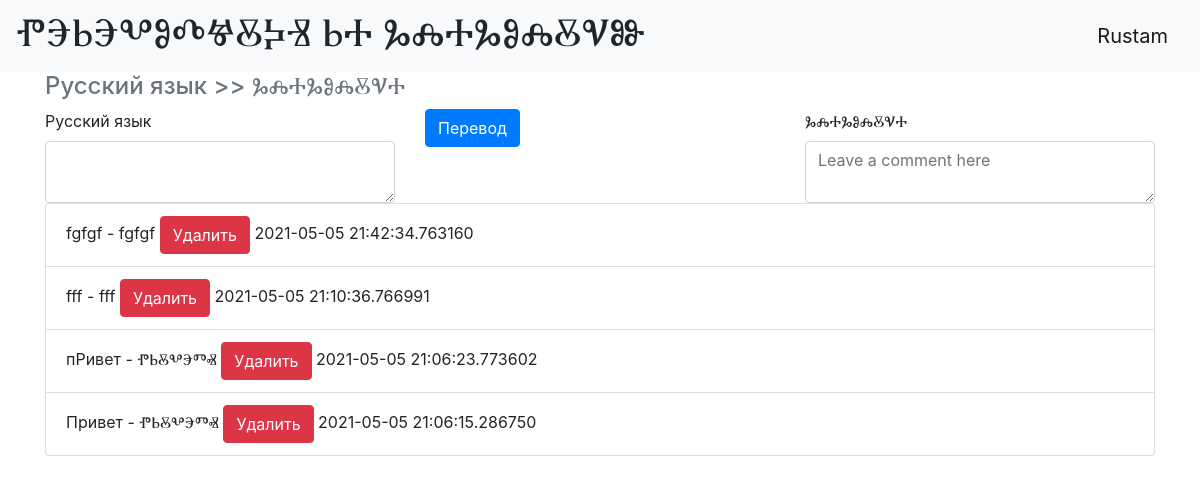
Before: / (signed in) with the older database file.
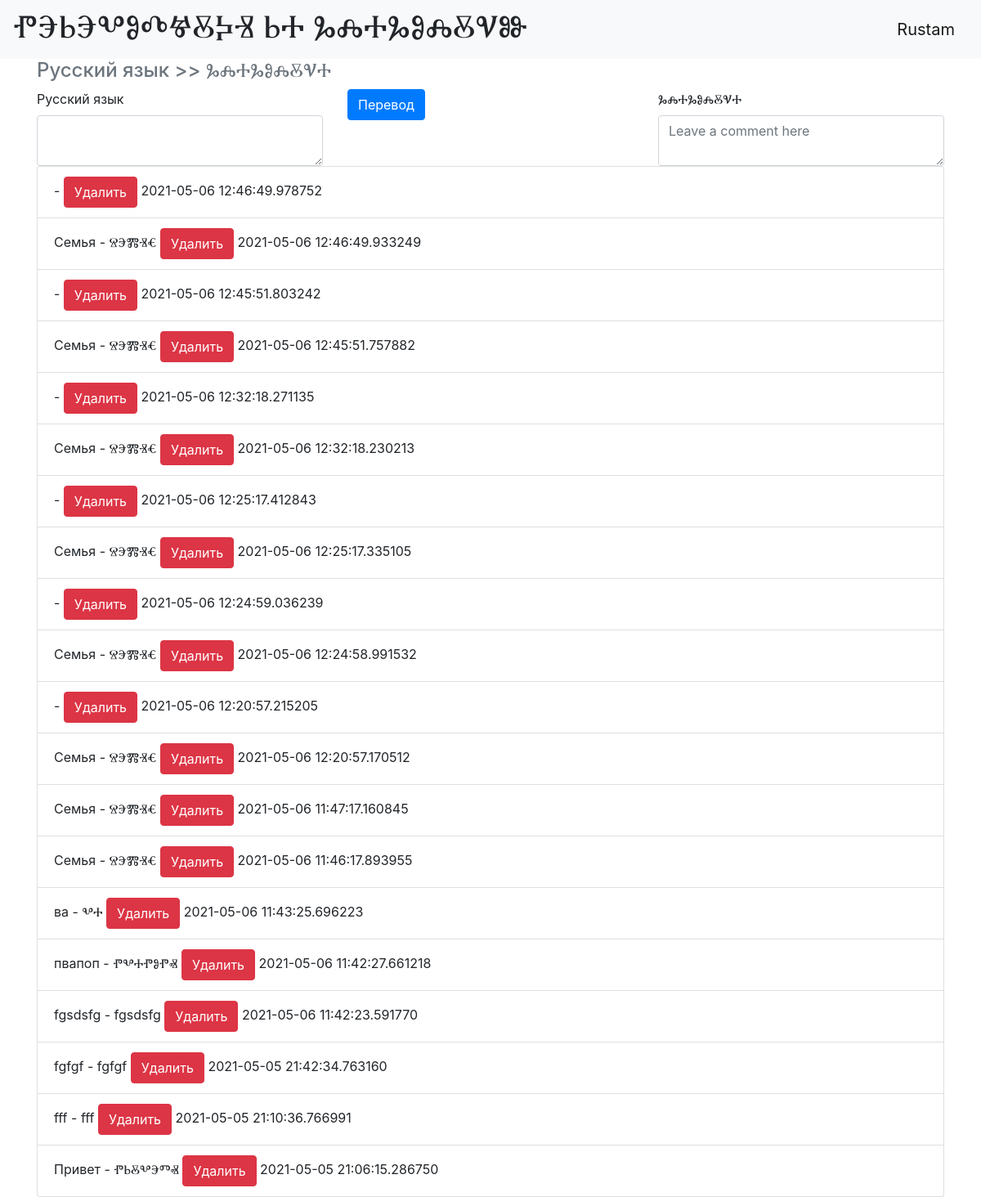
After: the same page with the newer database file.
### data/history.py (models this page shows)
class History(SqlAlchemyBase, SerializerMixin):
    __tablename__ = 'history'
    id = sqlalchemy.Column(sqlalchemy.Integer,
                           primary_key=True, autoincrement=True)
    content = sqlalchemy.Column(sqlalchemy.String, nullable=True)
    result = sqlalchemy.Column(sqlalchemy.String, nullable=True)
    created_date = sqlalchemy.Column(sqlalchemy.DateTime,
                                     default=datetime.datetime.now)
    user_id = sqlalchemy.Column(sqlalchemy.Integer,
                                sqlalchemy.ForeignKey("users.id"))
    user = orm.relation('User')

### main.py (the view, shortened to what this page needs)
@app.route('/', methods=['GET', 'POST'])
def main_translate():
    form = TranslateForm()
    history_list = []
    if current_user.is_authenticated:
        db_sess = db_session.create_session()
        history_list = db_sess.query(History).filter(History.user_id ==
                                                     str(current_user.id)).all()[::-1]
        db_sess.close()
    return render_template('index.html', title='ⰒⰅⰓⰅⰂⰑⰄⰝⰋⰍⰠ ⰓⰀ ⰃⰎⰀⰃⰑⰎⰋⰜⰖ',
                           form=form, history=history_list)

### forms/translate_form.py
class TranslateForm(FlaskForm):
    content = TextAreaField("Русский язык", validators=[DataRequired()])
    submit = SubmitField("Перевод")

### data/db_session.py (called while the page is built)
def create_session() -> Session:
    global __factory
    return __factory()

### main.py (called while the page is built)
@login_manager.user_loader
def load_user(user_id):
    db_sess = db_session.create_session()
    return db_sess.query(User).get(user_id)

### templates/index.html (shortened to what this page needs)
{% extends "base.html" %}
{% block content %}
<h4 class="text-muted">Русский язык >> ⰃⰎⰀⰃⰑⰎⰋⰜⰀ</h4>
<form action="" method="post">
    <div class="row g-2">
        <div class="col-md">
            <div class="form-floating">
                {{form.content.label}}<br>
                {{form.content(class="form-control") }}
            </div>
        </div>
        <div class="col-md">
            {{ form.submit(type="submit", class="btn btn-primary")}}
        </div>
        <div class="col-md">
            <div class="form-floating">
                <label for="floatingTextarea">ⰃⰎⰀⰃⰑⰎⰋⰜⰀ</label><br>
                <textarea class="form-control" placeholder="Leave a comment here"
                          id="floatingTextarea">{{result}}</textarea>
            </div>
        </div>
    </div>
</form>
<ul class="list-group list-group-horizontal-xxl">
    {% for item in history %}
    <li class="list-group-item">{{item.content}} - {{item.result}} <a href="/old_trans_delete/{{ item.id }}" class="btn btn-danger">
        Удалить
    </a> {{item.created_date}}</li>
    {% endfor %}
</ul>
{% endblock %}

Changed rows visible on the page:
removed History: content "пРивет", result "ⰒⰓⰋⰂⰅⰕⰟ", created_date "2021-05-05 21:06:23.773602"
added History: created_date "2021-05-06 12:46:49.978752"
added History: content "Семья", result "ⰔⰅⰏⰠⰤ", created_date "2021-05-06 12:46:49.933249"
added History: created_date "2021-05-06 12:45:51.803242"
added History: content "Семья", result "ⰔⰅⰏⰠⰤ", created_date "2021-05-06 12:45:51.757882"
added History: created_date "2021-05-06 12:32:18.271135"
added History: content "Семья", result "ⰔⰅⰏⰠⰤ", created_date "2021-05-06 12:32:18.230213"
added History: created_date "2021-05-06 12:25:17.412843"
added History: content "Семья", result "ⰔⰅⰏⰠⰤ", created_date "2021-05-06 12:25:17.335105"
added History: created_date "2021-05-06 12:24:59.036239"
added History: content "Семья", result "ⰔⰅⰏⰠⰤ", created_date "2021-05-06 12:24:58.991532"
added History: created_date "2021-05-06 12:20:57.215205"
added History: content "Семья", result "ⰔⰅⰏⰠⰤ", created_date "2021-05-06 12:20:57.170512"
added History: content "Семья", result "ⰔⰅⰏⰠⰤ", created_date "2021-05-06 11:47:17.160845"
added History: content "Семья", result "ⰔⰅⰏⰠⰤ", created_date "2021-05-06 11:46:17.893955"
added History: content "ва", result "ⰂⰀ", created_date "2021-05-06 11:43:25.696223"
added History: content "пвапоп", result "ⰒⰂⰀⰒⰑⰒⰟ", created_date "2021-05-06 11:42:27.661218"
added History: content "fgsdsfg", result "fgsdsfg", created_date "2021-05-06 11:42:23.591770"
